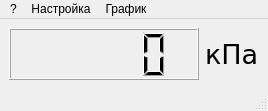
<?xml version="1.0" encoding="UTF-8"?>
<ui version="4.0">
 <class>fpPressure</class>
 <widget class="QMainWindow" name="fpPressure">
  <property name="geometry">
   <rect>
    <x>0</x>
    <y>0</y>
    <width>268</width>
    <height>111</height>
   </rect>
  </property>
  <property name="windowTitle">
   <string>Давление</string>
  </property>
  <widget class="QWidget" name="centralwidget">
   <layout class="QGridLayout" name="gridLayout">
    <item row="0" column="0">
     <widget class="QLCDNumber" name="lcdPressure">
      <property name="sizePolicy">
       <sizepolicy hsizetype="Minimum" vsizetype="Preferred">
        <horstretch>1</horstretch>
        <verstretch>0</verstretch>
       </sizepolicy>
      </property>
     </widget>
    </item>
    <item row="0" column="1">
     <widget class="QLabel" name="llData">
      <property name="sizePolicy">
       <sizepolicy hsizetype="Preferred" vsizetype="Preferred">
        <horstretch>0</horstretch>
        <verstretch>0</verstretch>
       </sizepolicy>
      </property>
      <property name="font">
       <font>
        <family>Verdana</family>
        <pointsize>20</pointsize>
       </font>
      </property>
      <property name="frameShape">
       <enum>QFrame::NoFrame</enum>
      </property>
      <property name="frameShadow">
       <enum>QFrame::Sunken</enum>
      </property>
      <property name="text">
       <string>кПа</string>
      </property>
      <property name="scaledContents">
       <bool>true</bool>
      </property>
     </widget>
    </item>
   </layout>
  </widget>
  <widget class="QMenuBar" name="menubar">
   <property name="geometry">
    <rect>
     <x>0</x>
     <y>0</y>
     <width>268</width>
     <height>21</height>
    </rect>
   </property>
   <widget class="QMenu" name="muAbout">
    <property name="title">
     <string>?</string>
    </property>
   </widget>
   <widget class="QMenu" name="menu">
    <property name="title">
     <string>Настройка</string>
    </property>
    <addaction name="action"/>
    <addaction name="action_2"/>
   </widget>
   <widget class="QMenu" name="menu_2">
    <property name="title">
     <string>График</string>
    </property>
   </widget>
   <addaction name="muAbout"/>
   <addaction name="menu"/>
   <addaction name="menu_2"/>
  </widget>
  <widget class="QStatusBar" name="statusbar"/>
  <action name="action">
   <property name="text">
    <string>Редактировать профиль</string>
   </property>
  </action>
  <action name="action_2">
   <property name="text">
    <string>Сохранить профиль</string>
   </property>
  </action>
 </widget>
 <resources/>
 <connections/>
</ui>
